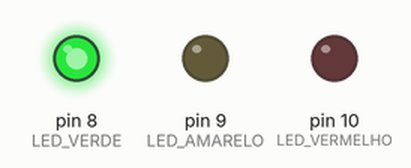
Simulated run of this sketch. Board: Arduino Uno, built with avr-gcc and run on an emulated ATmega328P. On the bench: output pins drawn as LEDs (lit = HIGH).

Above: at 2.0 s.
At 4.7 s:
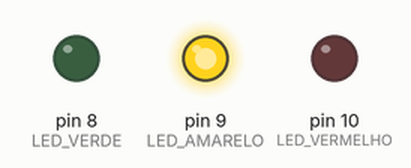
At 7.5 s:
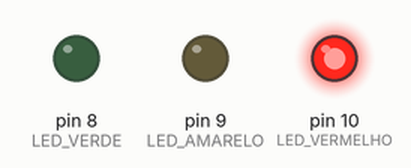
Timing chart, 0 to 12.4 s (numbered marks = the images above):
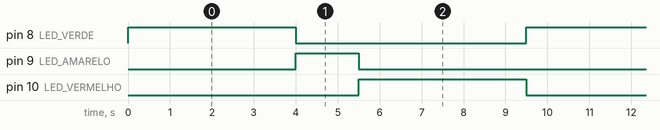

The sketch:

pratica1_semaforo.ino
```cpp
/*
  Oficina de Robótica SELFÍS — Prática 1: Semáforo
  Placa: Arduino Uno R3
  Ligações: LED vermelho -> pino 10 | LED amarelo -> pino 9 | LED verde -> pino 8
            (cada LED com um resistor de 220 ohms ligado ao GND)
*/

// 1) Damos nomes aos pinos: fica mais fácil ler e alterar o código
const int LED_VERMELHO = 10;
const int LED_AMARELO  = 9;
const int LED_VERDE    = 8;

// 2) Tempos de cada fase, em milissegundos (1000 ms = 1 segundo)
const int TEMPO_VERDE    = 4000;
const int TEMPO_AMARELO  = 1500;
const int TEMPO_VERMELHO = 4000;

void setup() {
  // setup() roda UMA vez, quando a placa liga
  pinMode(LED_VERMELHO, OUTPUT);  // o pino vai ENVIAR sinal (saída)
  pinMode(LED_AMARELO,  OUTPUT);
  pinMode(LED_VERDE,    OUTPUT);
}

void loop() {
  // loop() repete para sempre

  // Fase VERDE
  digitalWrite(LED_VERDE, HIGH);   // HIGH = 5 V = LED aceso
  digitalWrite(LED_AMARELO, LOW);  // LOW  = 0 V = LED apagado
  digitalWrite(LED_VERMELHO, LOW);
  delay(TEMPO_VERDE);              // espera

  // Fase AMARELA
  digitalWrite(LED_VERDE, LOW);
  digitalWrite(LED_AMARELO, HIGH);
  delay(TEMPO_AMARELO);

  // Fase VERMELHA
  digitalWrite(LED_AMARELO, LOW);
  digitalWrite(LED_VERMELHO, HIGH);
  delay(TEMPO_VERMELHO);
}
```

Measured:
- by itself, pin 8 (LED_VERDE), pin 10 (LED_VERMELHO): alternates HIGH for 4.0 s and LOW for 5.5 s
- by itself, pin 9 (LED_AMARELO): alternates HIGH for 1.5 s and LOW for 8.0 s
- by itself, everything shown: repeats every 9.5 s, in 3 steps
